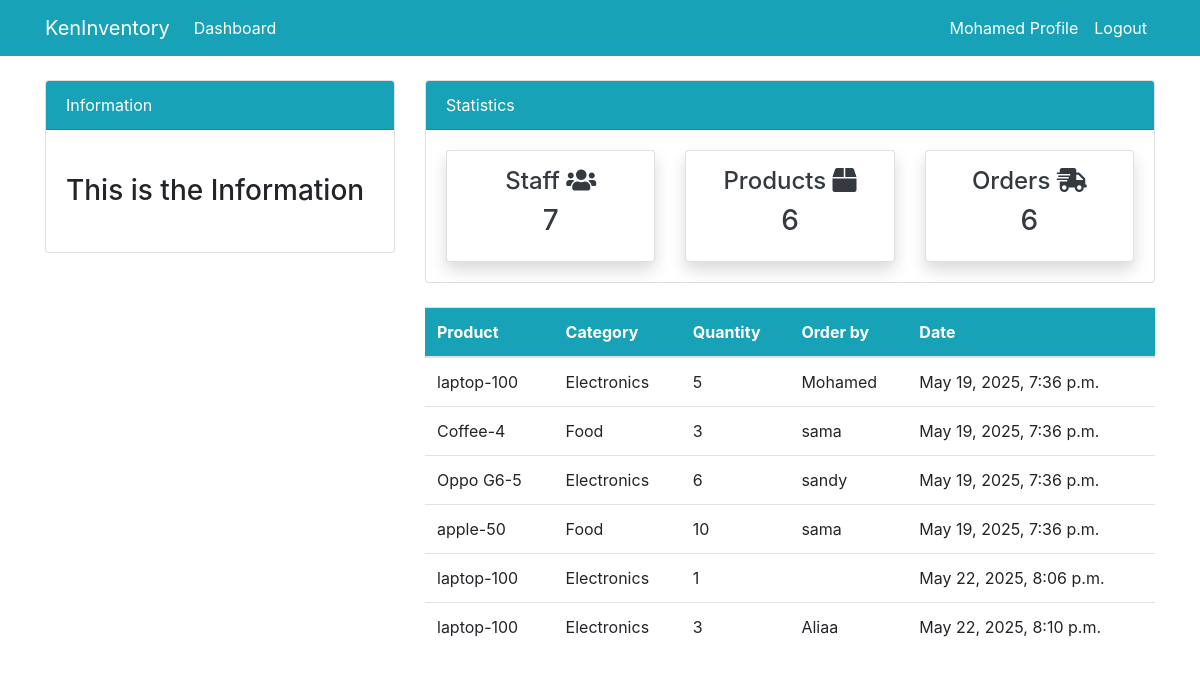
Screenshot of /order/ (signed in) with the database file from the repository.
### dashboard/models.py (models this page shows, shortened)
class Order(models.Model):
    product = models.ForeignKey(Product, on_delete=models.CASCADE)
    staff =  models.ForeignKey(User, models.CASCADE, null=True)
    order_quantity= models.PositiveIntegerField(null=True)
    date = models.DateTimeField(auto_now_add=True)

class Product(models.Model):
    name = models.CharField(max_length=100, null=True)
    quantity = models.PositiveIntegerField(null=True)
    category = models.CharField(max_length=50, choices=CATEGORY, null=True)
    def __str__(self):
        return f'{self.name}-{self.quantity}'

### dashboard/views.py (the view)
# urls.py: path('order/', views.order, name='dashboard-order'),
@login_required
def order(request):
    orders = Order.objects.all()
    orders_count = orders.count()
    workers_count = User.objects.all().count()
    items_count = Product.objects.all().count()
    context = {
        'orders' : orders,
        'orders_count' : orders_count,
        'workers_count' : workers_count,
        'items_count' : items_count,
    }
    return render(request, 'dashboard/order.html', context)

### templates/dashboard/order.html (shortened to what this page needs)
{% extends 'partials/base.html' %}
{% block content %}
    {% include 'partials/topnav.html' %}
    <div class="container">
        <div class="row my-4">
            <div class="col-md-4">
            </div>
            <div class="col-md-8">
                <table class="table bg-white">
                    <thead class="bg-info">
                        <tr class="text-white">
                            <th scope="col">Product</th>
                            <th scope="col">Category</th>
                            <th scope="col">Quantity</th>
                            <th scope="col">Order by</th>
                            <th scope="col">Date</th>
                        </tr>
                    </thead>
                    <tbody>
                        {% for orders in orders %}
                        <tr>
                            <td>{{ orders.product}}</td>
                            <td>{{ orders.product.category }}</td>
                            <td>{{ orders.order_quantity }}</td>
                            <td>
                                {{ orders.staff.username }}
                            </td>
                            <td>
                                {{ orders.date }}
                            </td>
                        </tr>
                        {% endfor %}
                    </tbody>
                </table>
            </div>
        </div>
    </div>
{% endblock %}

### templates/partials/nav.html (shortened to what this page needs)
    <nav class="navbar navbar-expand-lg navbar-info bg-info">
        {% if user.is_authenticated %}
        <div class="container">
            <a class="navbar-brand text-white" href="{% url 'dashboard-index' %}">KenInventory</a>
            <div class="collapse navbar-collapse" id="navbarSupportedContent">
                <ul class="navbar-nav mr-auto">
                    <li class="nav-item active">
                        <a class="nav-link text-white" href="{% url 'dashboard-index' %}">Dashboard </a>
                    </li>
                </ul>
                <ul class="navbar-nav ml-auto">
                    <li class="nav-item active">
                        <a class="nav-link text-white" href="{% url 'user-profile'  %}">{{ user.username }} Profile </a>
                    </li>
                    <li class="nav-item">
                        <a class="nav-link text-white" href="{% url 'user-logout' %}">Logout</a>
                    </li>
                </ul>
                {% endif %}
            </div>
        </div>
    </nav>

### asert/style.css (style rules this page uses)
body { background: rgb(230, 227, 227); }

### rows the page displays
Order: product "laptop-100", product.category "Electronics", order_quantity "5", staff.username "Mohamed", date "May 19, 2025, 7:36 p.m."
Order: product "Coffee-4", product.category "Food", order_quantity "3", staff.username "sama", date "May 19, 2025, 7:36 p.m."
Order: product "Oppo G6-5", product.category "Electronics", order_quantity "6", staff.username "sandy", date "May 19, 2025, 7:36 p.m."
Order: product "apple-50", product.category "Food", order_quantity "10", staff.username "sama", date "May 19, 2025, 7:36 p.m."
Order: product "laptop-100", product.category "Electronics", order_quantity "1", date "May 22, 2025, 8:06 p.m."
Order: product "laptop-100", product.category "Electronics", order_quantity "3", staff.username "Aliaa", date "May 22, 2025, 8:10 p.m."

### other values shown
{{ user.username }} "Mohamed"
{{ workers_count }} "7"
{{ items_count }} "6"
{{ orders_count }} "6"
